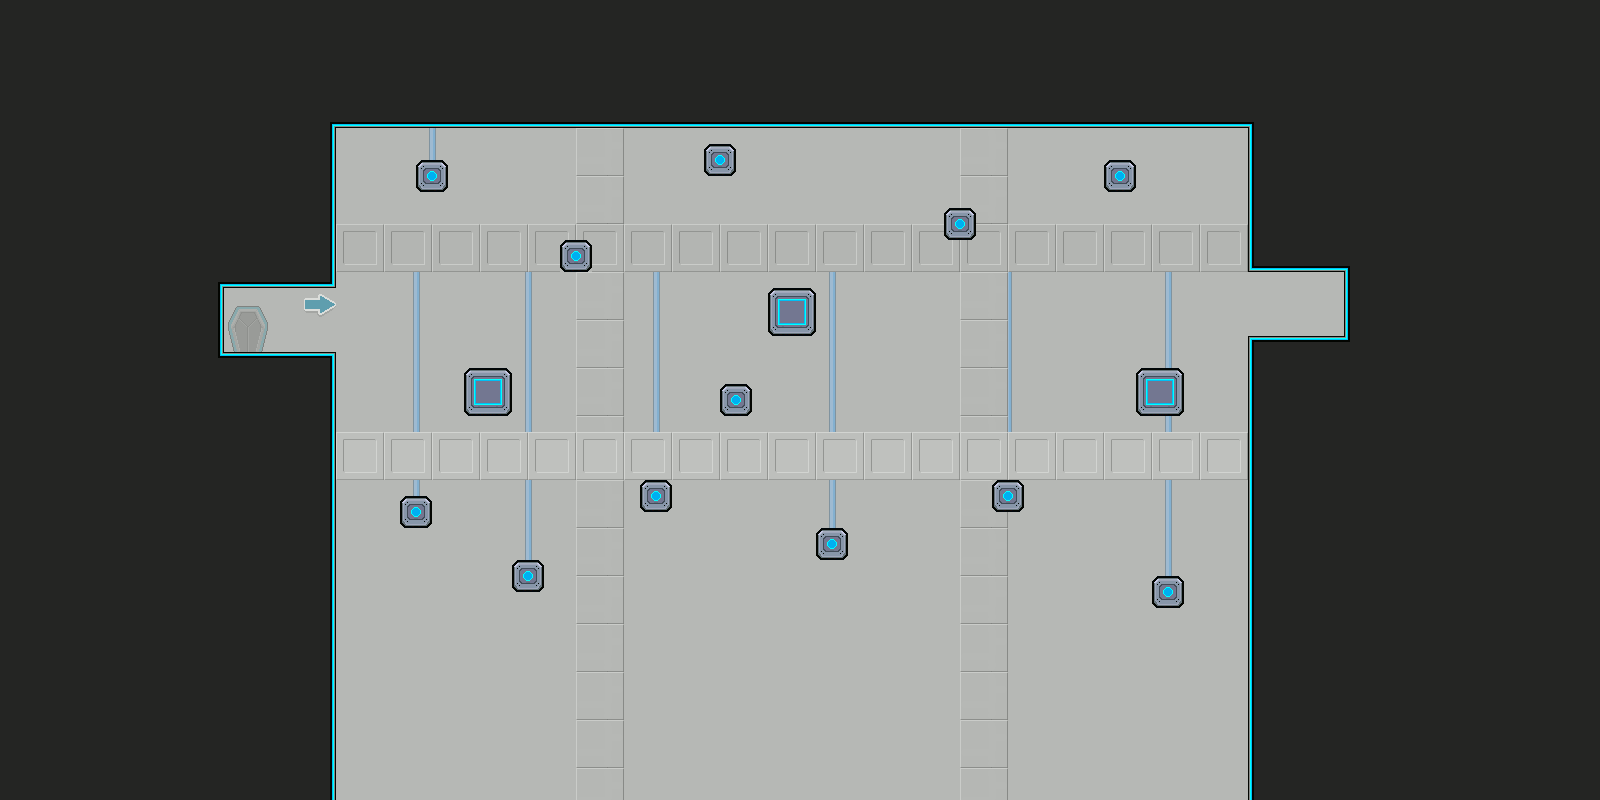

A level layout from a 2D game, rendered from its tile map. Below: a short description, then the map file with tile-grid data replaced by summaries:
An orthogonal 100x50 tile map with 16x16 px tiles, 1 tile layer (Tile Layer 1), 2 tilesets and 19 objects.

<map version="1.0" orientation="orthogonal" renderorder="right-down" width="100" height="50" tilewidth="16" tileheight="16">
 <tileset firstgid="1" source="main.tsx" />
 <tileset firstgid="501" source="objects.tsx" />
 <layer name="Tile Layer 1" width="100" height="50">
  <data>[5000 cells, 5000 non-empty, 71 distinct tile ids]</data>
 </layer>
 <objectgroup name="Object Layer 1">
  <object gid="501" x="215" y="365.667" />
  <object gid="504" x="1288" y="344" />
  <object gid="505" x="249.333" y="372" />
  <object gid="505" x="274.667" y="372" />
  <object gid="505" x="454.333" y="388.333" />
  <object gid="505" x="542" y="259.333" />
  <object gid="505" x="398.667" y="180.333" />
  <object gid="505" x="383.333" y="513.333" />
  <object gid="505" x="495" y="580.667" />
  <object gid="505" x="622.333" y="500" />
  <object gid="505" x="705.333" y="400" />
  <object gid="505" x="687" y="164" />
  <object gid="505" x="928" y="228" />
  <object gid="505" x="1088" y="180.333" />
  <object gid="505" x="1128.67" y="381.667" />
  <object gid="505" x="975.333" y="496" />
  <object gid="505" x="1134.67" y="594.667" />
  <object gid="505" x="799.333" y="541.333" />
  <object gid="505" x="758.667" y="310.334" />
 </objectgroup>
</map>
